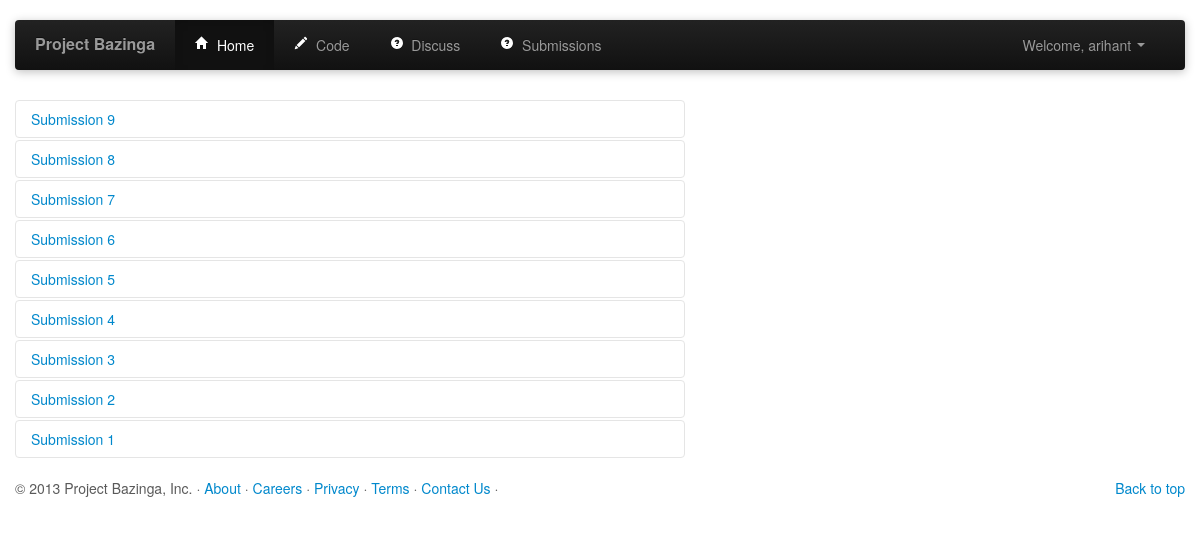
Page /code/submissions/0 (signed in) on the earlier database version.
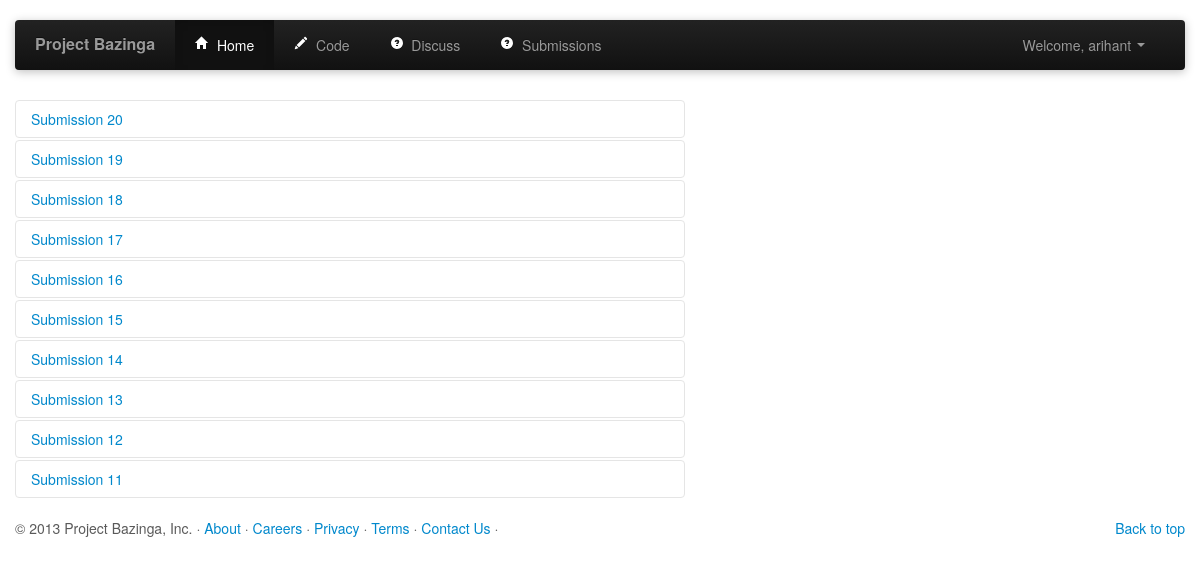
Same page on the later database version.
### tables this page shows
CREATE TABLE submissions (points INTEGER, lang TEXT, code TEXT, id INTEGER PRIMARY KEY, user_id INTEGER, submission_time DATETIME);

### contest_views.py (the view)
@contest_views.route('/code/submissions/<int:index>')
def submissions(index=0):
	user_id = session['userId']
	db = get_db()
	cur = db.execute('SELECT * FROM submissions WHERE user_id = ? ORDER BY id DESC LIMIT ?, ?', [user_id, index, index+10])
	subs = cur.fetchall()
	subss = [[sub, []] for sub in subs]
	for i in range(0, len(subs)):
		cur = db.execute('SELECT * FROM submission_testcase WHERE submission_id=?', [subs[i]['id']])
		tcs = cur.fetchall()
		subss[i][1] = tcs
	return render_template("submissions.html", subs=subss)

### contest_views.py (called while the page is built)
def get_db():
	top = _app_ctx_stack.top
	if not hasattr(top, 'sqlite_db'):
		sqlite_db = sqlite3.connect('database.db')
		sqlite_db.row_factory = sqlite3.Row
		top.sqlite_db = sqlite_db
	return top.sqlite_db

### templates/submissions.html (shortened to what this page needs)
{% extends "header.html" %}
{% block body %}
<div class="container marketing">
  <div class="row">
  <div class="span7">
  	<div class="accordion" id="submissions">
  	{% for sub in subs %}
  		<div class="accordion-group">
  		<div class="accordion-heading">
  		<a class="accordion-toggle" data-toggle="collapse" data-parent="#submissions" href="#{{ sub[0].id }}" >
  			Submission {{ sub[0].id }}
  		</a>
  		</div>
  		</div>
  	{% endfor %}
  	</div>
  </div>
  </div>
{% endblock %}

Differences in the rows shown:
no longer on this page (row unchanged): submissions: id "9"
no longer on this page (row unchanged): submissions: id "8"
no longer on this page (row unchanged): submissions: id "7"
no longer on this page (row unchanged): submissions: id "6"
no longer on this page (row unchanged): submissions: id "5"
no longer on this page (row unchanged): submissions: id "4"
no longer on this page (row unchanged): submissions: id "3"
no longer on this page (row unchanged): submissions: id "2"
no longer on this page (row unchanged): submissions: id "1"
added submissions: id "20"
added submissions: id "19"
added submissions: id "18"
added submissions: id "17"
added submissions: id "16"
added submissions: id "15"
added submissions: id "14"
added submissions: id "13"
added submissions: id "12"
added submissions: id "11"
